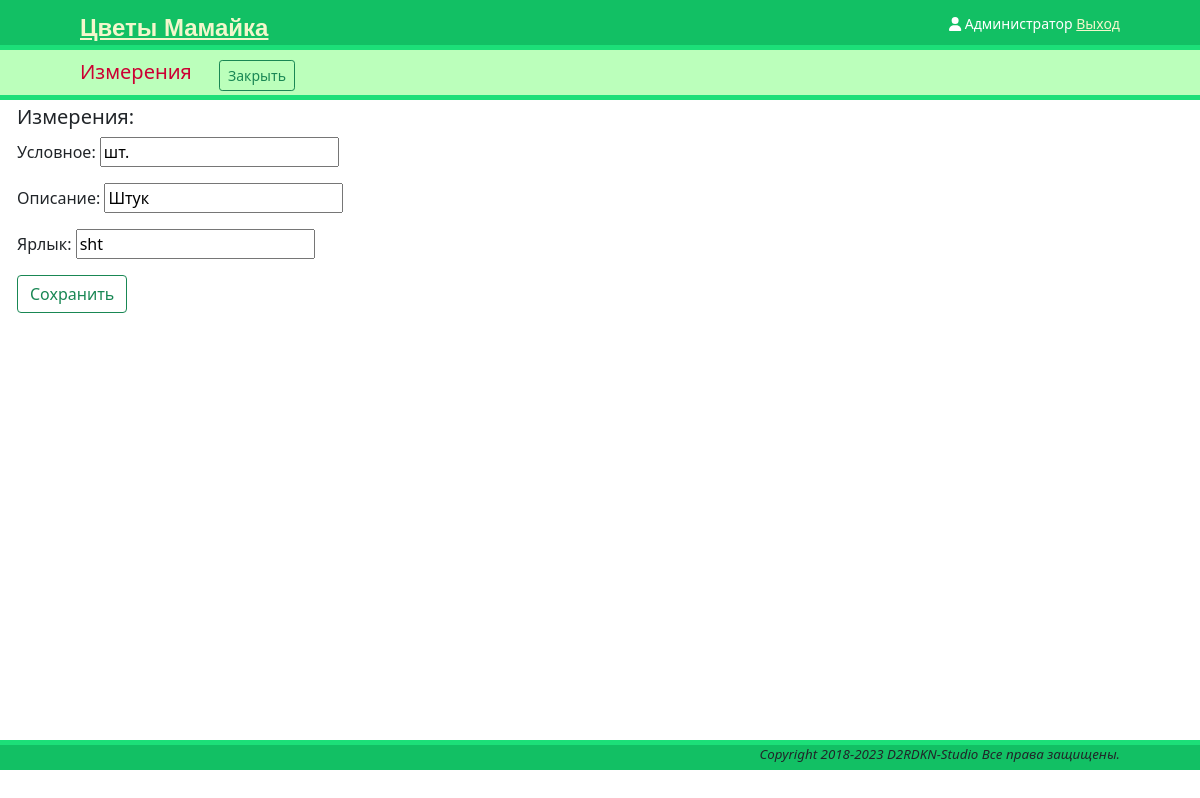
Screenshot of /references/measure/sht (signed in) with the database file from the repository.
### references/measure/models.py (models this page shows, shortened)
class Measure(models.Model):
    name = models.CharField(max_length=8, verbose_name='сокр.')
    description = models.CharField(max_length=128, verbose_name='Описание')
    slug = models.SlugField(unique=True)
    class Meta:
        verbose_name = 'Измерение'
        verbose_name_plural = 'Измерения'

### references/measure/views.py (the view, shortened to what this page needs)
# urls.py: path('<str:slug>', measure_views.MeasureUpdateView.as_view(), name='measure_detail')
class MeasureUpdateView(LoginRequiredMixin, UpdateView):
    model = Measure
    form_class = MeasureEditForm
    template_name = 'references/measure/edit.html'

### references/measure/forms.py
class MeasureEditForm(forms.ModelForm):
    class Meta:
        model = Measure
        fields = ['name', 'description', 'slug']
    name = forms.CharField(label='Условное:', widget=forms.TextInput(attrs={'placeholder': 'усл.'}),
                           required=True, max_length=8)
    description = forms.CharField(label='Описание:', widget=forms.TextInput(attrs={'placeholder': 'Описание'}),
                                  required=True, max_length=128)
    slug = forms.CharField(label='Ярлык:', widget=forms.TextInput(attrs={'placeholder': 'Ярлык'}),
                           required=True, max_length=8)

### templates/references/measure/edit.html (shortened to what this page needs)
{% extends "onepage.html" %}
{% load static %}
{% block subheader %}
     <span class="inline">
        <h5> Измерения </h5>
    </span>
    <a href="{% url 'measure_list' %}" class="btn btn-outline-success btn-sm">Закрыть</a>
{% endblock %}
{% block main %}
    <div class="container-fluid">
        <div class="row">
            <h5>Измерения:</h5>
        </div>
        <form method="post">
            {{ form.as_p }}
            <div class="row">
                <div class="col">
                    <button class="btn btn-outline-success" type="submit">Сохранить</button>
                </div>
            </div>
        </form>
    </div>
{% endblock %}

### templates/base.html (shortened to what this page needs)
{% load static %}
<!DOCTYPE html>
<html>
<head>
    <link type="text/css" href="{% static "/css/base.css" %}" rel="stylesheet">
    <link href="{% static 'fontawesomefree/css/all.min.css' %}" rel="stylesheet" type="text/css">
    <link href="https://cdn.jsdelivr.net/npm/bootstrap@5.0.2/dist/css/bootstrap.min.css" rel="stylesheet"
>
</head>
<body>
<header>
    <span class="logo">
        <a href="{% url 'main' %}">Цветы Мамайка</a> </span>
    <span class="user">
        {% if request.user.is_authenticated %}
            {{ request.user.first_name }}
            <a href="{% url "logout" %}">Выход</a>
        {% else %}
            <a href="{% url "login" %}">Войти</a>
        {% endif %}
    </span>
    <span class="avatar">
       <i class="fa-solid fa-user"></i>
    </span>
</header>
<article>
    {% block content %}
    {% endblock %}
</article>
<footer>
    <p>Copyright 2018-{% now "Y" %} D2RDKN-Studio Все права защищены.</p>
</footer>
</body>
</html>

### static/css/base.css (style rules this page uses)
body { margin: 0; padding: 0; }
header { padding: 10px 80px; font-size: 14px; background: #12c064; color: #fff; border-bottom: 5px solid #1cdf78; height: 50px; }
header .logo { float: left; color: #f3f7cc; font-size: 24px; font-family: "OpenSans-Semibold",sans-serif; font-weight: bold; }
header a { color: #f3f7cc; }
header .avatar { float: right; padding: 3px; }
header .user { float: right; padding-top: 3px; }
footer { text-align: right; border-top: 5px #1cdf78 solid; padding-right: 80px; background: #12c064; min-height: 30px; }
footer p { font-size: smaller; font-style: italic; }
.inline { display: inline-block; }

### rows the page displays
Measure: name "шт.", description "Штук", slug "sht"

### other values shown
{{ request.user.first_name }} "Администратор"
